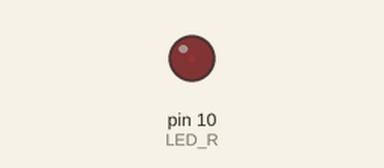
This sketch was run on a simulated Arduino Uno, built with avr-gcc and run on an emulated ATmega328P. On the bench: output pins drawn as LEDs (lit = HIGH).

Above: at 0.05 s.
At 1.15 s:
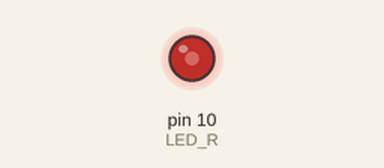
At 2.3 s:
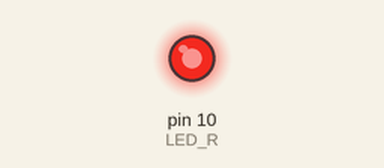
At 4.6 s:
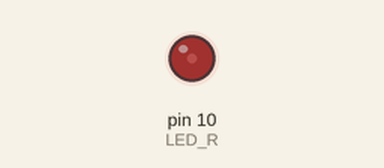
Timing chart, 0 to 6.7 s (numbered marks = the images above):
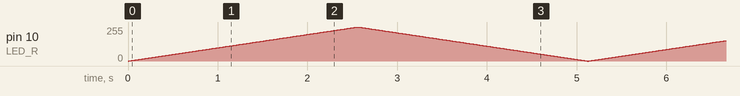

The sketch:

BreathLED.ino
```cpp
// (licence header left out)
int LED_R = 10;  //LED_R connect digital I/O port 10 of Arduino
int LED_G = 11;  //LED_G connect digital I/O port 11 of Arduino
int LED_B = 9;   //LED_B connect digital I/O port 9 of Arduino


/*
* Function       setup
* @author        Jessica
* @date          2019.8.21
* @brief         Initial configuration
* @param[in]     void
* @retval        void
* @par History   NO
*/
void setup()
{
  pinMode(LED_R, OUTPUT);
}

/*
* Function       loop
* @author        Jessica
* @date          2019.8.21
* @brief         main function
* @param[in]     void
* @param[out]    void
* @retval        void
* @par History   no
*/
void loop()
{
  for(int i = 0; i <= 255; i++) //i increases from 0 to 255
  {
    analogWrite(LED_R, i);//Write analog value i to RGB interface
    delay(10);
  }
  for(int i = 255; i >= 0; i--)//i decreases from 255 to 0
  {
    analogWrite(LED_R, i);//Write analog value i to RGB interface
    delay(10);
  }
}
```
